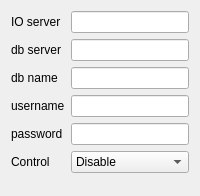
         <widget class="QWidget" name="tab_9">
          <attribute name="title">
           <string>Центрифуги</string>
          </attribute>
          <layout class="QGridLayout" name="gridLayout_11">
           <item row="0" column="0">
            <widget class="QLabel" name="label_45">
             <property name="text">
              <string>IO server</string>
             </property>
            </widget>
           </item>
           <item row="1" column="0">
            <widget class="QLabel" name="label_46">
             <property name="text">
              <string>db server</string>
             </property>
            </widget>
           </item>
           <item row="1" column="1">
            <widget class="QLineEdit" name="le_dbserv_5"/>
           </item>
           <item row="2" column="0">
            <widget class="QLabel" name="label_42">
             <property name="text">
              <string>db name</string>
             </property>
            </widget>
           </item>
           <item row="2" column="1">
            <widget class="QLineEdit" name="le_dbname_5"/>
           </item>
           <item row="3" column="0">
            <widget class="QLabel" name="label_44">
             <property name="text">
              <string>username</string>
             </property>
            </widget>
           </item>
           <item row="3" column="1">
            <widget class="QLineEdit" name="le_username_5"/>
           </item>
           <item row="4" column="0">
            <widget class="QLabel" name="label_41">
             <property name="text">
              <string>password</string>
             </property>
            </widget>
           </item>
           <item row="4" column="1">
            <widget class="QLineEdit" name="le_passwd_5">
             <property name="inputMask">
              <string/>
             </property>
             <property name="text">
              <string/>
             </property>
            </widget>
           </item>
           <item row="5" column="0">
            <widget class="QLabel" name="label_43">
             <property name="text">
              <string>Control</string>
             </property>
            </widget>
           </item>
           <item row="6" column="0">
            <spacer name="verticalSpacer_9">
             <property name="orientation">
              <enum>Qt::Vertical</enum>
             </property>
             <property name="sizeHint" stdset="0">
              <size>
               <width>20</width>
               <height>12</height>
              </size>
             </property>
            </spacer>
           </item>
           <item row="5" column="1">
            <widget class="QComboBox" name="bxcMode_4">
             <item>
              <property name="text">
               <string>Disable</string>
              </property>
             </item>
             <item>
              <property name="text">
               <string>Enable</string>
              </property>
             </item>
            </widget>
           </item>
           <item row="0" column="1">
            <widget class="QLineEdit" name="le_ioserv_5"/>
           </item>
          </layout>
         </widget>
